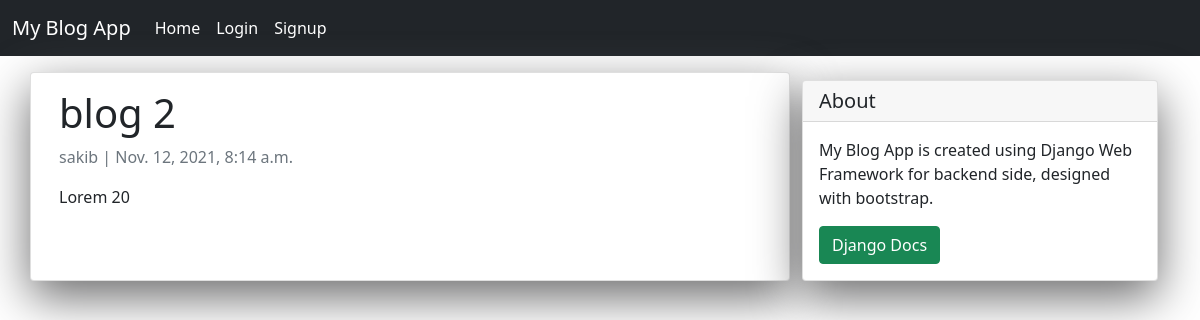
The app's page /blog_two/, older data.
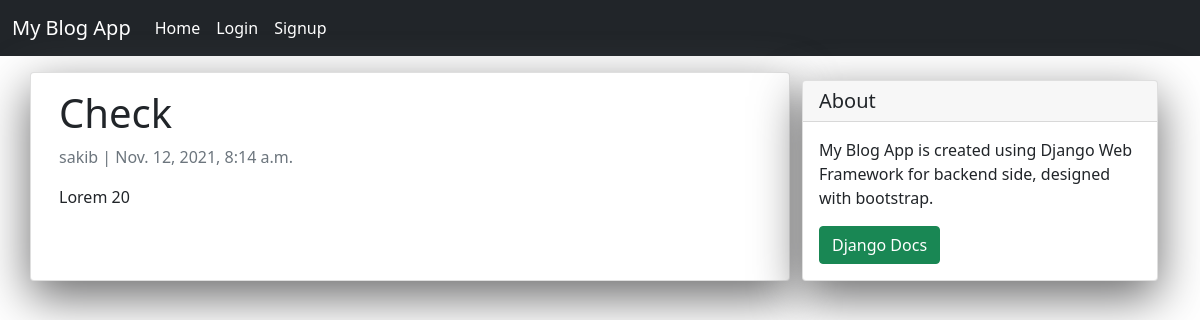
The same page, newer data.
### blogapp/models.py (models this page shows)
class Post(models.Model):
    title=models.CharField(max_length=200,unique=True)
    slug=models.SlugField(max_length=200,unique=True)
    author=models.ForeignKey(User,on_delete=models.CASCADE,related_name='blog_Post')
    created_on=models.DateTimeField(auto_now_add=True)
    updated_on=models.DateTimeField(auto_now=True)
    content=models.TextField()
    status=models.IntegerField(choices=STATUS,default=0)
    class Meta:
        ordering=['-created_on']

### blogapp/views.py (the view)
# urls.py: path('<slug:slug>/', views.PostDetail.as_view(), name='post_detail'),
class PostDetail(generic.DetailView):
    model = Post
    template_name = 'post_detail.html'

### blogapp/templates/post_detail.html
{% extends 'base.html' %} {% block content %}
<div class="container">
  <div class="row">
    <div class="col-md-8 card mb-4  mt-3 left  top">
      <div class="card-body">
        <h1>{% block title %} {{ object.title }} {% endblock title %}</h1>
        <p class=" text-muted">{{ post.author }} | {{ post.created_on }}</p>
        <p class="card-text ">{{ object.content | safe }}</p>
      </div>
    </div>
    {% block sidebar %} {% include 'sidebar.html' %} {% endblock sidebar %}
  </div>
</div>
{% endblock content %}

Row changes from the older to the newer data that the page shows:
changed Post "Lorem 20": title "blog 2" → "Check"
